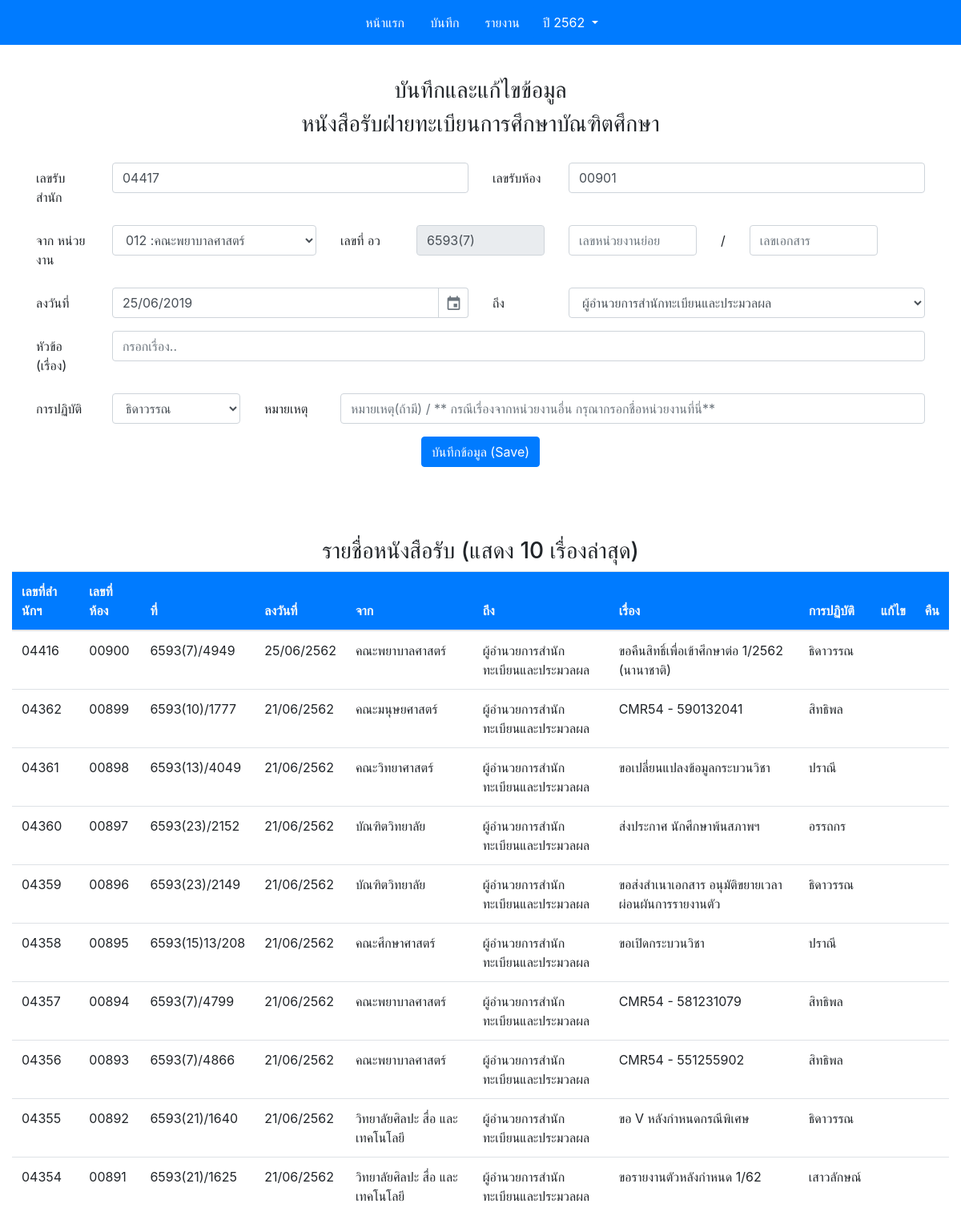
Page /edit.php on the committed database.
### tables this page shows
CREATE TABLE `doc` (
  `reg_num` smallint(5) UNSIGNED ZEROFILL NOT NULL DEFAULT '00000',
  `gra_num` smallint(5) UNSIGNED ZEROFILL NOT NULL,
  `date` date NOT NULL,
  `fac_id` smallint(3) NOT NULL DEFAULT '0',
  `from_sub_num` varchar(15) NOT NULL,
  `from_run_num` varchar(15) DEFAULT NULL,
  `dear_to_id` tinyint(1) NOT NULL DEFAULT '0',
  `title` varchar(250) NOT NULL,
  `staff_id` tinyint(1) NOT NULL,
  `status` bit(1) DEFAULT b'1' COMMENT '0 = คืน',
  `year_show` smallint(4) NOT NULL DEFAULT '0'
);

CREATE TABLE `fac` (
  `fac_id` smallint(3) UNSIGNED ZEROFILL NOT NULL,
  `fac_name` varchar(70) NOT NULL,
  `fac_name_eng` varchar(255) DEFAULT '',
  `fac_doc_code` varchar(15) NOT NULL DEFAULT ''
);

CREATE TABLE `dear_to` (
  `dear_to_id` tinyint(1) NOT NULL DEFAULT '0',
  `dear_to_title` varchar(60) DEFAULT NULL
);

CREATE TABLE `staff` (
  `staff_id` tinyint(1) UNSIGNED NOT NULL,
  `staff_name` varchar(20) NOT NULL,
  `staff_surname` varchar(20) NOT NULL
);

### edit.php (the view, shortened to what this page needs)
<!DOCTYPE html>
<?php
require_once("config.inc");
$year_show = !empty($_GET["get_year_show"]) ? $_GET["get_year_show"] : date("Y")+543;
$lastdoc_sql = "SELECT * FROM doc LEFT JOIN fac ON doc.fac_id = fac.fac_id
                        LEFT JOIN others_fac ON (doc.reg_num = others_fac.reg_num AND doc.year_show = others_fac.year_show)
                        LEFT JOIN staff ON doc.staff_id = staff.staff_id
                        LEFT JOIN dear_to ON doc.dear_to_id = dear_to.dear_to_id
                        ORDER BY date DESC,gra_num DESC LIMIT 1";
$doc_sql = "SELECT * FROM doc LEFT JOIN fac ON doc.fac_id = fac.fac_id
                        LEFT JOIN others_fac ON (doc.reg_num = others_fac.reg_num AND doc.year_show = others_fac.year_show)
                        LEFT JOIN staff ON doc.staff_id = staff.staff_id
                        LEFT JOIN dear_to ON doc.dear_to_id = dear_to.dear_to_id
                        ORDER BY date DESC,gra_num DESC LIMIT 10";
$fac_sql = "SELECT fac_id,fac_name FROM fac ORDER BY fac_id";
$dear_to_sql = "SELECT * FROM dear_to";
$staff_sql = "SELECT * FROM staff";
$query_lastdoc = $mysqli -> query($lastdoc_sql);
$query_doc = $mysqli -> query($doc_sql);
$query_fac = $mysqli -> query($fac_sql);
$query_dear_to = $mysqli -> query($dear_to_sql);
$query_staff = $mysqli -> query($staff_sql);
$row =$query_lastdoc -> fetch_array();
$past_reg_num = $row[0];
$past_gra_num = $row[1];
$past_fac_id = $row[11];
$past_staff_id = $row[19];
$past_fac_doc_code= $row[14];
?>
<html>
<head>
<link href="gijgo/gijgo.min.css" rel="stylesheet" type="text/css" />
<link rel="stylesheet" href="bootstrap/css/bootstrap.min.css">
</head>
<header>
<div class="container-fluid">
<div class="position-fixed fixed-top">
  <nav class="navbar navbar-primary bg-primary justify-content-center">
    <ul class="nav">
      <li class="nav-item">
        <a class="nav-link text-white" href="index.php?get_year_show=<?=$year_show?>">หน้าแรก</a>
      </li>
      <li class="nav-item">
        <a class="nav-link text-white" href="edit.php">บันทึก</a>
      </li>
      <li class="nav-item">
        <a class="nav-link text-white" href="#?get_year_show=<?=$year_show?>">รายงาน</a>
      </li>
      <div class="btn-group">
        <button type="button" class="btn btn-primary dropdown-toggle" data-toggle="dropdown" aria-haspopup="true" aria-expanded="false">
          ปี <?=$year_show?>
        </button>
      </div>
    </ul>
  </nav>
</div>
</header>
  <body>
    <div class="container-fluid">
      <br><br><br><br>
      <div class="text-center">
        <h3 align="center">บันทึกและแก้ไขข้อมูล</h3>
        <h3 align="center">หนังสือรับฝ่ายทะเบียนการศึกษาบัณฑิตศึกษา</h3>
      </div>
      <br>
  <div class="container">
    <form class="needs-validation" novalidate style="margin:auto" action="save.php" method="POST">
    <div class="form-group row">
      <label for="reg_num" class="col-lg-1 col-form-label">เลขรับสำนัก</label>
      <div class="col-lg-5">
        <input name="reg_num" class="form-control" type="text" placeholder="เลขรับสำนัก" value="<?=sprintf("%05s",$past_reg_num+1)?>" required>
      </div>
      <label for="gra_num" class="col-lg-1 col-form-label">เลขรับห้อง</label>
      <div class="col-lg-5">
        <input name ="gra_num" class="form-control" type="text" placeholder="เลขรับห้อง" value="<?=sprintf("%05s",$past_gra_num+1)?>" required>
      </div>
    </div>
    <div class="form-group row">
      <label for="fac" class="col-lg-1 col-form-label">จาก หน่วยงาน</label>
      <div class="col-lg-3">
        <select class="form-control" id="fac" name="fac_id">
        <?php while($row_assoc = $query_fac -> fetch_assoc()){?>
        <option value="<?=$row_assoc['fac_id']?>" <?php if($row_assoc['fac_id']==$past_fac_id){?> selected <?php }?>><?=$row_assoc['fac_id'].' :'.$row_assoc['fac_name']?></option>
        <?php }?>
        </select>
      </div>
      <label for="fac_code" class="col-lg-1 col-form-label">เลขที่ อว</label>
      <div id="fac_code_show" class="col-lg-2">
        <input name="fac_code" id="fac_code" class="form-control" type="text" placeholder="เลขหน่วยงาน" value="<?=$past_fac_doc_code?>" readonly required>
      </div>
      <div class="col-lg-2">
        <input id="from_sub_num" name="from_sub_num" class="form-control" type="text" placeholder="เลขหน่วยงานย่อย">
      </div>
      <label for="from_run_num" class="col-lg-auto col-form-label">/</label>
      <div class="col-lg-2">
        <input id="from_run_num" name="from_run_num" class="form-control" type="text" placeholder="เลขเอกสาร" required autofocus>
      </div>
    </div>
    <div class="form-group row">
      <label for="datepicker" class="col-lg-1 col-form-label">ลงวันที่</label>
      <div class="col-lg-5">
        <input name="datepicker" class="form-control" id="datepicker" value="<?=date("d/m/Y")?>" required>
      </div>
      <label for="dear_to" class="col-lg-1 col-form-label">ถึง</label>
      <div class="col-lg-5">
        <select class="form-control" id="dear_to" name="dear_to">
        <?php while($row_dear_to = $query_dear_to -> fetch_assoc()){?>
        <option value="<?=$row_dear_to['dear_to_id']?>" <?php if($row_dear_to['dear_to_id']==1){?> selected <?php }?>><?=$row_dear_to['dear_to_title']?></option>
        <?php }?>
        </select>
      </div>
    </div>
    <div class="form-group row">
      <label for="title" class="col-lg-1 col-form-label">หัวข้อ (เรื่อง)</label>
      <div class="col-lg">
        <input name="title" id="title" class="form-control" type="text" placeholder="กรอกเรื่อง.." required>
      </div>
    </div>
    <div class="form-group row">
      <label for="staff_id" class="col-lg-1 col-form-label">การปฏิบัติ</label>
      <div class="col-lg-2">
        <select class="form-control" id="staff_id" name="staff_id">
        <?php while($row_staff = $query_staff->fetch_assoc()){?>
        <option id="staff" value="<?=$row_staff['staff_id']?>" <?php if($row_staff['staff_id']==$past_staff_id){?> selected <?php }?>><?=$row_staff['staff_name']?></option>
        <?php }?>
        </select>
      </div>
      <label for="tips" class="col-lg-1 col-form-label">หมายเหตุ</label>
      <div class="col-lg-8">
        <input name="tips" id="tips" class="form-control" type="text" placeholder="หมายเหตุ(ถ้ามี) / ** กรณีเรื่องจากหน่วยงานอื่น กรุณากรอกชื่อหน่วยงานที่นี่**">
      </div>
    </div>
    <div class="form-group row">
      <div class="col-lg-12 d-flex justify-content-center">
        <button type="submit" class="btn btn-primary ">บันทึกข้อมูล (Save)</button>
      </div>
    </div>
    </form>
  </div>
      <div class="text-center">
        <br><br><br>
        <h3>รายชื่อหนังสือรับ (แสดง 10 เรื่องล่าสุด)</h3>
      </div>
      <table id="table01" class="table table-hover table-responsive-md">
        <thead>
          <tr class="bg-primary text-light">
            <th scope="col">เลขที่สำนักฯ</th>
            <th scope="col">เลขที่ห้อง</th>
            <th scope="col">ที่</th>
            <th scope="col">ลงวันที่</th>
            <th scope="col">จาก</th>
            <th scope="col">ถึง</th>
            <th scope="col">เรื่อง</th>
            <th scope="col">การปฏิบัติ</th>
            <th scope="col">แก้ไข</th>
            <th scope="col">คืน</th>
          </tr>
        </thead>
        <tbody>
        <?php while($row_doc =$query_doc->fetch_array()){?>
          <tr>
          <td><?=sprintf("%05d", $row_doc[0])?></td>
          <td><?=$row_doc[1]?></td>
          <td><?php $doc_num = ($row_doc[18])? $row_doc[18] : $row_doc[14].$row_doc[4]."/".$row_doc[5]; echo $doc_num;?></td>
          <td><?=date("d/m",strtotime($row_doc[2]))?>/<?=$row_doc['10']?></td>
          <td><?php $doc_fac = ($row_doc[17])? $row_doc[17] : $row_doc[12]; echo $doc_fac;?></td>
          <td><?=$row_doc[23]?></td>
          <td><?=$row_doc[7]?></td>
          <td><?=$row_doc[20]?></td>
          <td></td>
          <td></td>
        </tr>
        <?php }
        ?>
        </tbody>
        </table>
    </div>
  </body>
</html>

### rows in the picture
doc: reg_num "04417", gra_num "00901", fac_code "6593(7)", reg_num "04416", gra_num "00900", doc_num "6593(7)/4949", date "25/06", year_show "2562", fac.fac_name "คณะพยาบาลศาสตร์", dear_to.dear_to_title "ผู้อำนวยการสำนักทะเบียนและประมวลผล", title "ขอคืนสิทธิ์เพื่อเข้าศึกษาต่อ 1/2562 (นานาชาติ)", staff.staff_name "ธิดาวรรณ"
doc: reg_num "04362", gra_num "00899", doc_num "6593(10)/1777", date "21/06", year_show "2562", fac.fac_name "คณะมนุษยศาสตร์", dear_to.dear_to_title "ผู้อำนวยการสำนักทะเบียนและประมวลผล", title "CMR54 - 590132041", staff.staff_name "สิทธิพล"
doc: reg_num "04361", gra_num "00898", doc_num "6593(13)/4049", date "21/06", year_show "2562", fac.fac_name "คณะวิทยาศาสตร์", dear_to.dear_to_title "ผู้อำนวยการสำนักทะเบียนและประมวลผล", title "ขอเปลี่ยนแปลงข้อมูลกระบวนวิชา", staff.staff_name "ปราณี"
doc: reg_num "04360", gra_num "00897", doc_num "6593(23)/2152", date "21/06", year_show "2562", fac.fac_name "บัณฑิตวิทยาลัย", dear_to.dear_to_title "ผู้อำนวยการสำนักทะเบียนและประมวลผล", title "ส่งประกาศ นักศึกษาพ้นสภาพฯ", staff.staff_name "อรรถกร"
doc: reg_num "04359", gra_num "00896", doc_num "6593(23)/2149", date "21/06", year_show "2562", fac.fac_name "บัณฑิตวิทยาลัย", dear_to.dear_to_title "ผู้อำนวยการสำนักทะเบียนและประมวลผล", title "ขอส่งสำเนาเอกสาร อนุมัติขยายเวลาผ่อนผันการรายงานตัว", staff.staff_name "ธิดาวรรณ"
doc: reg_num "04358", gra_num "00895", doc_num "6593(15)13/208", date "21/06", year_show "2562", fac.fac_name "คณะศึกษาศาสตร์", dear_to.dear_to_title "ผู้อำนวยการสำนักทะเบียนและประมวลผล", title "ขอเปิดกระบวนวิชา", staff.staff_name "ปราณี"
doc: reg_num "04357", gra_num "00894", doc_num "6593(7)/4799", date "21/06", year_show "2562", fac.fac_name "คณะพยาบาลศาสตร์", dear_to.dear_to_title "ผู้อำนวยการสำนักทะเบียนและประมวลผล", title "CMR54 - 581231079", staff.staff_name "สิทธิพล"
doc: reg_num "04356", gra_num "00893", doc_num "6593(7)/4866", date "21/06", year_show "2562", fac.fac_name "คณะพยาบาลศาสตร์", dear_to.dear_to_title "ผู้อำนวยการสำนักทะเบียนและประมวลผล", title "CMR54 - 551255902", staff.staff_name "สิทธิพล"
doc: reg_num "04355", gra_num "00892", doc_num "6593(21)/1640", date "21/06", year_show "2562", fac.fac_name "วิทยาลัยศิลปะ สื่อ และเทคโนโลยี", dear_to.dear_to_title "ผู้อำนวยการสำนักทะเบียนและประมวลผล", title "ขอ V หลังกำหนดกรณีพิเศษ", staff.staff_name "ธิดาวรรณ"
doc: reg_num "04354", gra_num "00891", doc_num "6593(21)/1625", date "21/06", year_show "2562", fac.fac_name "วิทยาลัยศิลปะ สื่อ และเทคโนโลยี", dear_to.dear_to_title "ผู้อำนวยการสำนักทะเบียนและประมวลผล", title "ขอรายงานตัวหลังกำหนด 1/62", staff.staff_name "เสาวลักษณ์"

### other values in the picture
$year_show "2562"
form field fac_id "012 :คณะพยาบาลศาสตร์"
form field dear_to "ผู้อำนวยการสำนักทะเบียนและประมวลผล"
form field staff_id "ธิดาวรรณ"
